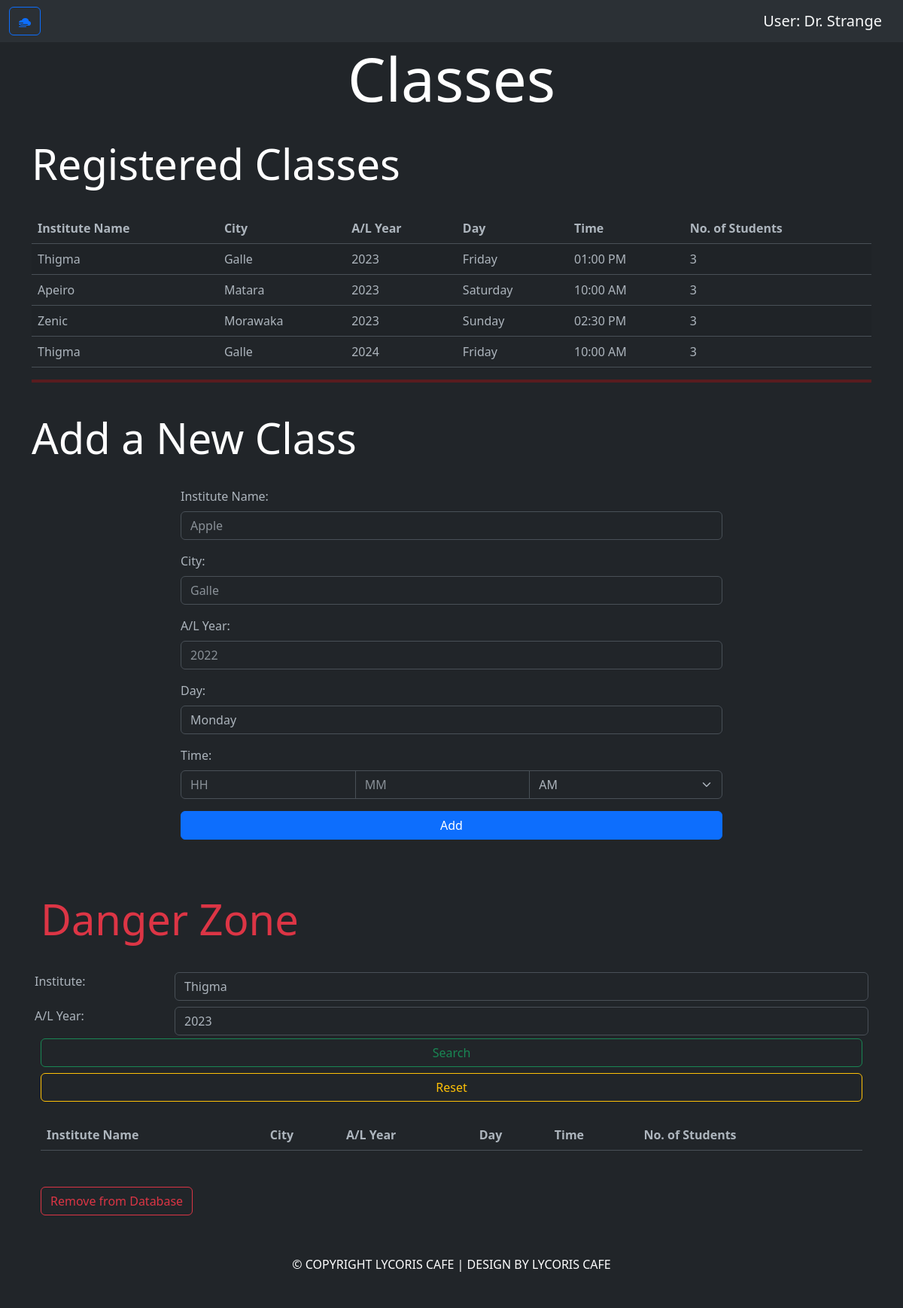
Page /req/addClass.php (signed in) on the committed database.
### tables this page shows
CREATE TABLE `classes` (
  `id` int(11) NOT NULL,
  `al_year` int(11) NOT NULL,
  `day` int(11) NOT NULL,
  `time` varchar(8) NOT NULL,
  `institute` varchar(50) NOT NULL,
  `city` varchar(50) NOT NULL
);

### req/addClass.php (the view, shortened to what this page needs)
<?php
if (isset($_SESSION['id']) && isset($_SESSION['role'])) {
?>
	<!DOCTYPE html>
	<html lang="en" data-bs-theme="dark">
	<head>
		<link href="../bootstrap/css/bootstrap.min.css" rel="stylesheet">
		<link rel="stylesheet" href="../css/fonts.css">
		<link rel="stylesheet" href="../css/temp.css">
	</head>
	<body>
		<?php require_once "navbar.php"; ?>
		<h1 class="display-1 text-center">Classes</h1><br>
		<div class="container">
			<h1 class="display-4">Registered Classes</h1><br />
			<div class="bd-example-snippet bd-code-snippet">
				<div class="bd-example">
					<table class="table table-striped">
						<thead>
							<tr>
								<th scope="col">Institute Name</th>
								<th scope="col">City</th>
								<th scope="col">A/L Year</th>
								<th scope="col">Day</th>
								<th scope="col">Time</th>
								<th scope="col">No. of Students</th>
							</tr>
						</thead>
						<tbody>
							<?php
							$days = [
								1 => 'Sunday',
								2 => 'Monday',
								3 => 'Tuesday',
								4 => 'Wednesday',
								5 => 'Thursday',
								6 => 'Friday',
								7 => 'Saturday'
							];
							include_once '../connection.php';
							$sql2 = "SELECT al_year, day, time, institute, city FROM classes ORDER BY `classes`.`al_year` ASC";
							$result2 = mysqli_query($con, $sql2);
							while ($row2 = mysqli_fetch_assoc($result2)) {
								$institute = $row2['institute'];
								$city = $row2['city'];
								$al_year = $row2['al_year'];
								$day = $days[date($row2['day'])];
								$time = $row2['time'];
								$sql3 = "SELECT COUNT(id) FROM students WHERE institute='$institute' AND al_year='$al_year'";
								$result3 = mysqli_query($con, $sql3);
								$row3 = mysqli_fetch_assoc($result3);
								$numOfStd = $row3['COUNT(id)'];
								echo "<tr>";
								echo "<td>$institute</td>";
								echo "<td>$city</td>";
								echo "<td>$al_year</td>";
								echo "<td>$day</td>";
								echo "<td>$time</td>";
								echo "<td>$numOfStd</td>";
								echo "</tr>";
							}
							?>
						</tbody>
					</table>
				</div>
			</div>
			<hr style="border: 2px solid red;"><br />
			<h1 class="display-4">Add a New Class</h1><br />
			<div class="container col-lg-8 col-md-5 align-self-center">
					<div class="card-body">
						<form action="addClass.php" method="POST">
							<div class="col-auto mb-3">
								<label class="form-label">Institute Name: </label>
								<input type="text" class="form-control" name="insName" aria-describedby="insName" autocomplete="off" required placeholder="Apple">
							</div>
							<div class="col-auto mb-3">
								<label class="form-label">City: </label>
								<input type="text" class="form-control" name="city" aria-describedby="city" autocomplete="off" required placeholder="Galle">
							</div>
							<div class="col-auto mb-3">
								<label class="form-label">A/L Year: </label>
								<input type="text" class="form-control" name="al_year" aria-describedby="al_year" autocomplete="off" required placeholder="2022">
							</div>
							<div class="col-auto mb-3">
								<label class="form-label">Day: </label>
								<select class="form-control" name='day'>
									<option value='1'>Monday</option>
								</select>
							</div>
							<div class="col-auto mb-3">
								<label class="form-label">Time: </label>
								<div class="input-group mb-3">
									<input type="text" placeholder="HH" class="form-control" aria-label="Text input with dropdown button" name="h">
									<input type="text" placeholder="MM" class="form-control" aria-label="Text input with dropdown button" name="m">
									<select class="form-select" id="inputGroupSelect01" name='a_p'>
										<option value="AM">AM</option>
									</select>
								</div>
							</div>
							<div class="d-grid gap-2">
								<button type="submit" class="btn btn-primary" name='submit'>Add</button>
							</div>
						</form>
				</div>
			</div><br /><br /><br />
			<div class="container">
				<h1 class="display-4 text-danger" style="font-weight: 500;">Danger Zone</h1><br />
				<form role="delteAcc" method="POST">
					<div class="row">
						<div class="col-sm-12 col-lg-2 p-1 d-flex">
							<label class="form-label">Institute: </label>
						</div>
						<div class="col-sm-12 col-lg-10 p-1 d-flex">
							<select class="form-control" name='institute'>
								<?php
								include_once '../connection.php';
								$sql4 = "SELECT DISTINCT institute FROM classes";
								$result4 = mysqli_query($con, $sql4);
								while ($ri = mysqli_fetch_assoc($result4)) {
								?>
									<option value="<?php echo $ri['institute'] ?>"><?php echo $ri['institute'] ?></option>
								<?php } ?>
							</select>
						</div>
					</div>
					<div class="row">
						<div class="col-sm-12 col-lg-2 p-1 d-flex">
							<label class="form-label">A/L Year: </label>
						</div>
						<div class="col-sm-12 col-lg-10 p-1 d-flex">
							<select class="form-control" name='year'>
								<?php
								include_once '../connection.php';
								$sql5 = "SELECT DISTINCT al_year FROM classes";
								$result5 = mysqli_query($con, $sql5);
								while ($ri = mysqli_fetch_assoc($result5)) {
								?>
									<option value="<?php echo $ri['al_year'] ?>"><?php echo $ri['al_year'] ?></option>
								<?php } ?>
							</select>
						</div>
					</div>
					<div class="d-grid gap-2">
						<button class="btn btn-outline-success" type="submit" name="search">Search</button>
						<button class="btn btn-outline-warning" type="reset" name="reset">Reset</button>
					</div>
				</form>
			</div>
			<br>
			<div class="container">
				<div class="bd-example-snippet bd-code-snippet">
					<div class="bd-example">
						<table class="table table-striped">
							<thead>
								<tr>
									<th scope="col">Institute Name</th>
									<th scope="col">City</th>
									<th scope="col">A/L Year</th>
									<th scope="col">Day</th>
									<th scope="col">Time</th>
									<th scope="col">No. of Students</th>
								</tr>
							</thead>
						</table>
					</div>
				</div>
				<form class="d-flex mb-3" role="delete" method="POST">
					<div class="d-grid gap-2"><br>
						<button class="btn btn-outline-danger" type="submit" name="delete">Remove from Database</button>
					</div>
				</form>
			</div>
			<?php include 'footer.php'; ?>
	</body>
	</html>
<?php } else {
	header("Location: ../login.php");
	exit;
}
?>

### css/temp.css (style rules this page uses)
body { font-family: montserrat, sans-serif }

### rows in the picture
classes: institute "Thigma", city "Galle", al_year "2023", day "Friday", time "01:00 PM", numOfStd "3"
classes: institute "Apeiro", city "Matara", al_year "2023", day "Saturday", time "10:00 AM", numOfStd "3"
classes: institute "Zenic", city "Morawaka", al_year "2023", day "Sunday", time "02:30 PM", numOfStd "3"
classes: institute "Thigma", city "Galle", al_year "2024", day "Friday", time "10:00 AM", numOfStd "3"

### other values in the picture
$_SESSION['name'] "Dr. Strange"
form field institute "Thigma"
form field year "2023"
